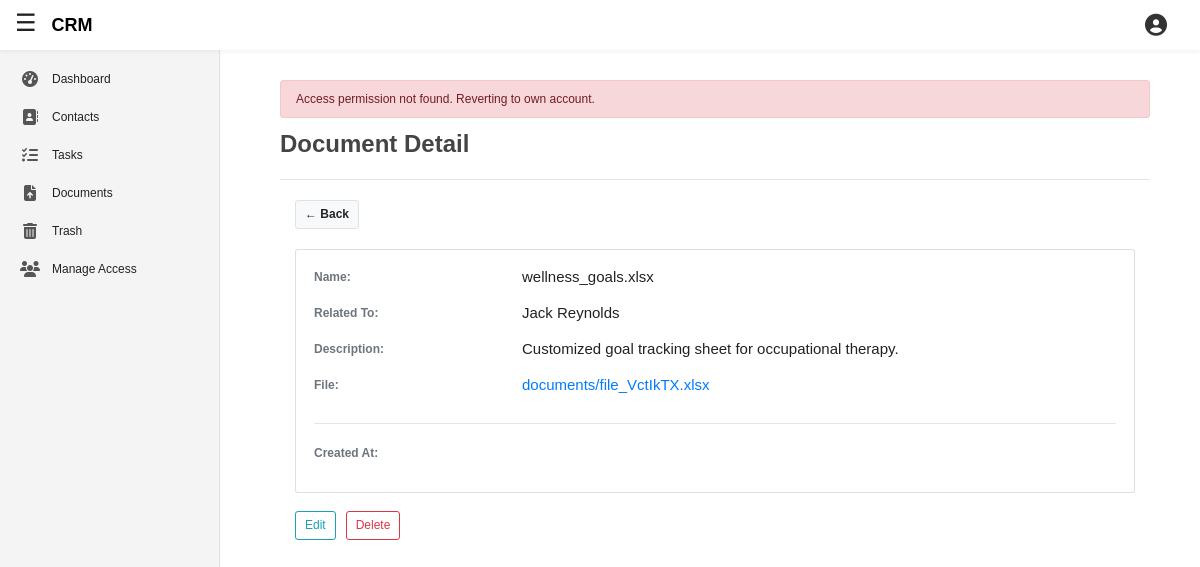
/apps/document/detail/14/ (signed in), run on the app's committed database.
### client/models.py (models this page shows, shortened)
class BaseModel(models.Model):
    is_deleted = models.BooleanField(default = False)
    deleted_at = models.DateTimeField(null = True, blank = True)
    class Meta:
        abstract = True

class Document(BaseModel):
    document_name = models.CharField(max_length=255)
    file = models.FileField(upload_to='documents/')
    related_to = models.ForeignKey(Client, on_delete=models.CASCADE)
    uploaded_at = models.DateTimeField(auto_now_add=True)
    description = models.TextField(blank = True, null = True)
    objects = CustomManager()
    all_objects = models.Manager()
    user = models.ForeignKey(BusinessUser, on_delete=models.CASCADE)

class Client(BaseModel):
    name = models.CharField(max_length=255)
    email = models.CharField(max_length=80)
    country_code = models.CharField(
        max_length=5,
        choices=COUNTRY_CODE_CHOICES,
        default='+91',
        blank = True,
        null = True,
    )
    phone = models.CharField(
        max_length=12,
        validators=[phone_number_validator],
        blank = True,
        null = True,
    )
    address = models.CharField(max_length=255, blank = True, null = True)
    description = models.TextField(blank = True, null = True)
    is_active = models.BooleanField(default=True)
    created_at = models.DateTimeField(auto_now_add=True)
    last_edit = models.DateTimeField(auto_now = True)
    objects = CustomManager()
    all_objects = models.Manager()
    list = models.ForeignKey(Project, on_delete=models.CASCADE)
    companyAssignee = models.ForeignKey(BusinessUser, on_delete=models.CASCADE)
    def __str__(self):
        return f'{self.name}'

### featuredApp/views.py (the view, shortened to what this page needs)
# urls.py: path('document/detail/<int:pk>/', views.documents_detailed_view, name='appDocumentDetail'),
@login_required
def documents_detailed_view(request, pk, *args, **kwargs):
    user = request.user.businessuser
    logged_in_user = request.user.businessuser
    active_business_user, is_success = get_active_business_user_with_permission(request, 'can_read_documents', show_err='Document Read')
    document = get_object_or_404(Document, user=active_business_user, pk=pk)
    form_type = request.POST.get("form_type")
    formEditDocument = DocumentCreationForm(user = active_business_user, instance = document)
    context = {
        'document': document,
        'form': formEditDocument,
        'businessuser': user,
    }
    return render(
        request,
        'featuredApp/documents_detailed.html',
        context,
    )

### client/models.py (called while the page is built)
    def get_queryset(self):
        return super().get_queryset().filter(is_deleted = False)

### featuredApp/templates/featuredApp/documents_detailed.html (shortened to what this page needs)
{% extends 'featuredApp/base.html' %}
{% load static %}
{% load crispy_forms_tags %}
{% block addCSSlink %}
	<link rel="stylesheet" type="text/css" href="{% static 'featuredApp/pop_up.css' %}">
{% endblock addCSSlink %}
{% block contentBody1 %}
	<h2 class="font-weight-bold">Document Detail</h2>
	<hr style="margin: 20px 0;">
	<div class="container mt-4">
		<a href="{% url 'appDocuments' %}" class="btn btn-light border font-weight-bold">
			← Back
		</a>
		<div style="padding-bottom: 20px;"></div>
	    <div class="card p-4 shadow-sm">
	        <div class="row mb-3">
	            <div class="col-md-3 text-muted font-weight-bold">Name:</div>
	            <div class="col-md-9 h5">{{ document.document_name }}</div>
	        </div>
	        <div class="row mb-3">
	            <div class="col-md-3 text-muted font-weight-bold">Related To:</div>
	            <div class="col-md-9 h5">
	            	{{ document.related_to.name }}
	        	</div>
	        </div>
	        <div class="row mb-3">
	            <div class="col-md-3 text-muted font-weight-bold">Description:</div>
	            <div class="col-md-9 h5">
	            	{% if document.description != "" %}
	            		{{ document.description }}
	            	{% else %}
	            		<span class="text-muted">No Description</span>
	            	{% endif %}
	        	</div>
	        </div>
	        <div class="row mb-1">
			    <div class="col-md-3 text-muted font-weight-bold">File:</div>
			    <div class="col-md-9 h5">
			        <a href="{{ document.file.url }}" download>
			            {{ document.file.name }}
			        </a>
			    </div>
			</div>
	        <hr style="margin: 20px 0;">
	        <div class="row mb-3">
	            <div class="col-md-3 text-muted font-weight-bold">Created At:</div>
	            <div class="col-md-9 h5">{{ document.created_at|date:"M-d-Y H:i" }}</div>
	        </div>
	    </div>
	    <div class="mt-4 d-flex justify-content-start" style="column-gap: 10px;">
		    <button class="btn btn-outline-info" type="submit" onclick="openEditDocumentFormPopUp()">
		    	Edit
		    </button>
		    <form action="{% url 'appDocumentDelete' document.id %}" method="post">
		    	<button class="btn btn-outline-danger" type="submit">Delete</button>
		    </form>
		</div>
	</div>
{% endblock contentBody1 %}

### accounts/static/accounts/base.css (style rules this page uses)
body { background: #fafafa; color: #333333; margin-top: 5rem; }
h1, h2, h3, h4, h5, h6 { color: #444444; }

### featuredApp/static/featuredApp/base.css (style rules this page uses)
body, html { font-size: 12px; margin: 0; padding: 0; font-family: sans-serif; background-color: #ffffff; color: #222; }

### data on the page
Document: document_name "wellness_goals.xlsx", related_to.name "Jack Reynolds", description "Customized goal tracking sheet for occupational therapy.", file.name "documents/file_VctIkTX.xlsx"

### other printed values
{{ message }} "Access permission not found. Reverting to own account."
